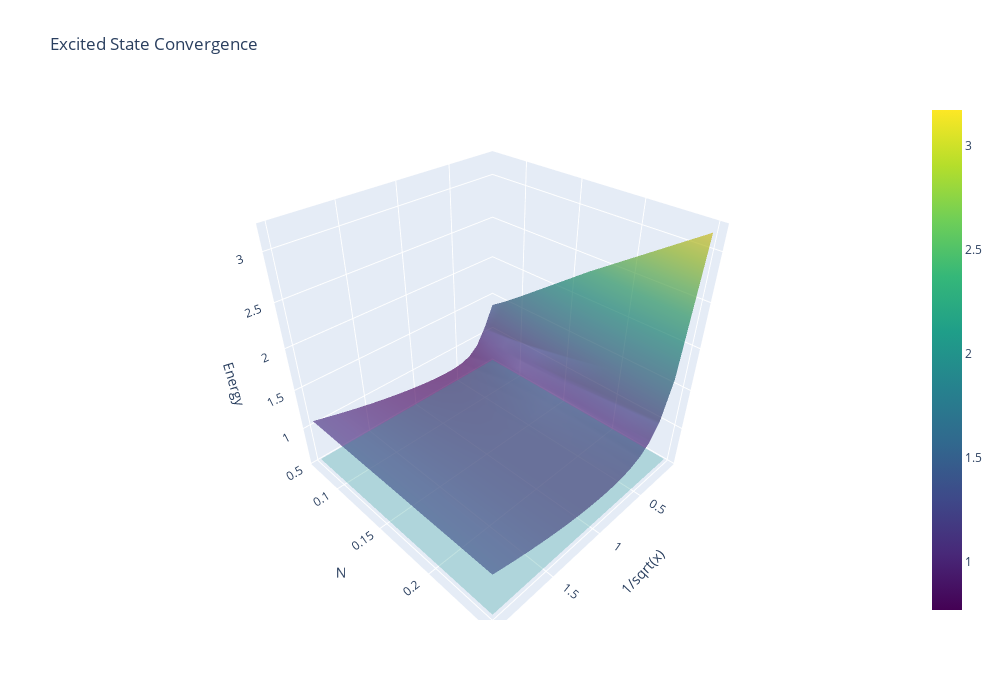

The notebook cell this image was saved under:
### Markdown cell above
# Second Excited State Convergence

### Code cell
fig = go.Figure(data=[go.Surface(x=x_axis, y=y_axis, z=f2, opacity=0.7, colorscale='Viridis'),
                      go.Surface(x=x_axis, y=y_axis, z=np.full([n_res, x_res], 1/np.sqrt(np.pi)), opacity=0.3, showscale=False, colorscale='Viridis')])

fig.update_layout(title='Excited State Convergence',
                   autosize=False,
                  width=1000, height=700,
                 scene = dict(
                    xaxis_title='1/sqrt(x)',
                    yaxis_title='N',
                    zaxis_title='Energy'))
fig.show()
